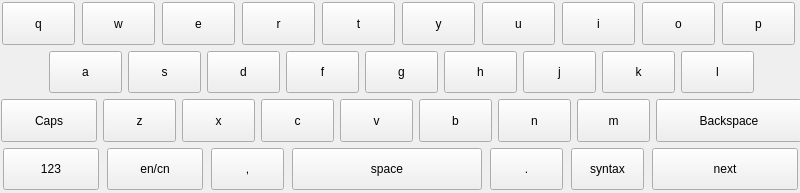
<?xml version="1.0" encoding="UTF-8"?>
<ui version="4.0">
 <class>KeyBoard</class>
 <widget class="QWidget" name="KeyBoard">
  <property name="geometry">
   <rect>
    <x>0</x>
    <y>0</y>
    <width>800</width>
    <height>193</height>
   </rect>
  </property>
  <property name="sizePolicy">
   <sizepolicy hsizetype="Maximum" vsizetype="Minimum">
    <horstretch>0</horstretch>
    <verstretch>0</verstretch>
   </sizepolicy>
  </property>
  <property name="minimumSize">
   <size>
    <width>800</width>
    <height>193</height>
   </size>
  </property>
  <property name="maximumSize">
   <size>
    <width>800</width>
    <height>230</height>
   </size>
  </property>
  <property name="windowTitle">
   <string>Form</string>
  </property>
  <widget class="QWidget" name="layoutWidget">
   <property name="geometry">
    <rect>
     <x>1</x>
     <y>2</y>
     <width>801</width>
     <height>188</height>
    </rect>
   </property>
   <layout class="QVBoxLayout" name="verticalLayout">
    <item>
     <layout class="QHBoxLayout" name="horizontalLayout">
      <item>
       <widget class="QPushButton" name="key_00">
        <property name="sizePolicy">
         <sizepolicy hsizetype="Preferred" vsizetype="Fixed">
          <horstretch>0</horstretch>
          <verstretch>0</verstretch>
         </sizepolicy>
        </property>
        <property name="minimumSize">
         <size>
          <width>70</width>
          <height>40</height>
         </size>
        </property>
        <property name="maximumSize">
         <size>
          <width>73</width>
          <height>45</height>
         </size>
        </property>
        <property name="text">
         <string>q</string>
        </property>
        <property name="default">
         <bool>false</bool>
        </property>
        <property name="flat">
         <bool>false</bool>
        </property>
       </widget>
      </item>
      <item>
       <widget class="QPushButton" name="key_01">
        <property name="sizePolicy">
         <sizepolicy hsizetype="Preferred" vsizetype="Fixed">
          <horstretch>0</horstretch>
          <verstretch>0</verstretch>
         </sizepolicy>
        </property>
        <property name="minimumSize">
         <size>
          <width>70</width>
          <height>40</height>
         </size>
        </property>
        <property name="maximumSize">
         <size>
          <width>73</width>
          <height>45</height>
         </size>
        </property>
        <property name="text">
         <string>w</string>
        </property>
       </widget>
      </item>
      <item>
       <widget class="QPushButton" name="key_02">
        <property name="sizePolicy">
         <sizepolicy hsizetype="Preferred" vsizetype="Fixed">
          <horstretch>0</horstretch>
          <verstretch>0</verstretch>
         </sizepolicy>
        </property>
        <property name="minimumSize">
         <size>
          <width>70</width>
          <height>40</height>
         </size>
        </property>
        <property name="maximumSize">
         <size>
          <width>73</width>
          <height>45</height>
         </size>
        </property>
        <property name="text">
         <string>e</string>
        </property>
       </widget>
      </item>
      <item>
       <widget class="QPushButton" name="key_03">
        <property name="sizePolicy">
         <sizepolicy hsizetype="Preferred" vsizetype="Fixed">
          <horstretch>0</horstretch>
          <verstretch>0</verstretch>
         </sizepolicy>
        </property>
        <property name="minimumSize">
         <size>
          <width>70</width>
          <height>40</height>
         </size>
        </property>
        <property name="maximumSize">
         <size>
          <width>73</width>
          <height>45</height>
         </size>
        </property>
        <property name="text">
         <string>r</string>
        </property>
       </widget>
      </item>
      <item>
       <widget class="QPushButton" name="key_04">
        <property name="sizePolicy">
         <sizepolicy hsizetype="Preferred" vsizetype="Fixed">
          <horstretch>0</horstretch>
          <verstretch>0</verstretch>
         </sizepolicy>
        </property>
        <property name="minimumSize">
         <size>
          <width>70</width>
          <height>40</height>
         </size>
        </property>
        <property name="maximumSize">
         <size>
          <width>73</width>
          <height>45</height>
         </size>
        </property>
        <property name="text">
         <string>t</string>
        </property>
       </widget>
      </item>
      <item>
       <widget class="QPushButton" name="key_05">
        <property name="sizePolicy">
         <sizepolicy hsizetype="Preferred" vsizetype="Fixed">
          <horstretch>0</horstretch>
          <verstretch>0</verstretch>
         </sizepolicy>
        </property>
        <property name="minimumSize">
         <size>
          <width>70</width>
          <height>40</height>
         </size>
        </property>
        <property name="maximumSize">
         <size>
          <width>73</width>
          <height>45</height>
         </size>
        </property>
        <property name="text">
         <string>y</string>
        </property>
       </widget>
      </item>
      <item>
       <widget class="QPushButton" name="key_06">
        <property name="sizePolicy">
         <sizepolicy hsizetype="Preferred" vsizetype="Fixed">
          <horstretch>0</horstretch>
          <verstretch>0</verstretch>
         </sizepolicy>
        </property>
        <property name="minimumSize">
         <size>
          <width>70</width>
          <height>40</height>
         </size>
        </property>
        <property name="maximumSize">
         <size>
          <width>73</width>
          <height>45</height>
         </size>
        </property>
        <property name="text">
         <string>u</string>
        </property>
       </widget>
      </item>
      <item>
       <widget class="QPushButton" name="key_07">
        <property name="sizePolicy">
         <sizepolicy hsizetype="Preferred" vsizetype="Fixed">
          <horstretch>0</horstretch>
          <verstretch>0</verstretch>
         </sizepolicy>
        </property>
        <property name="minimumSize">
         <size>
          <width>70</width>
          <height>40</height>
         </size>
        </property>
        <property name="maximumSize">
         <size>
          <width>73</width>
          <height>45</height>
         </size>
        </property>
        <property name="text">
         <string>i</string>
        </property>
       </widget>
      </item>
      <item>
       <widget class="QPushButton" name="key_08">
        <property name="sizePolicy">
         <sizepolicy hsizetype="Preferred" vsizetype="Fixed">
          <horstretch>0</horstretch>
          <verstretch>0</verstretch>
         </sizepolicy>
        </property>
        <property name="minimumSize">
         <size>
          <width>70</width>
          <height>40</height>
         </size>
        </property>
        <property name="maximumSize">
         <size>
          <width>73</width>
          <height>45</height>
         </size>
        </property>
        <property name="text">
         <string>o</string>
        </property>
       </widget>
      </item>
      <item>
       <widget class="QPushButton" name="key_09">
        <property name="sizePolicy">
         <sizepolicy hsizetype="Preferred" vsizetype="Fixed">
          <horstretch>0</horstretch>
          <verstretch>0</verstretch>
         </sizepolicy>
        </property>
        <property name="minimumSize">
         <size>
          <width>70</width>
          <height>40</height>
         </size>
        </property>
        <property name="maximumSize">
         <size>
          <width>73</width>
          <height>45</height>
         </size>
        </property>
        <property name="text">
         <string>p</string>
        </property>
       </widget>
      </item>
     </layout>
    </item>
    <item>
     <layout class="QHBoxLayout" name="horizontalLayout_2">
      <item>
       <spacer name="horizontalSpacer">
        <property name="orientation">
         <enum>Qt::Horizontal</enum>
        </property>
        <property name="sizeHint" stdset="0">
         <size>
          <width>40</width>
          <height>20</height>
         </size>
        </property>
       </spacer>
      </item>
      <item>
       <widget class="QPushButton" name="key_10">
        <property name="sizePolicy">
         <sizepolicy hsizetype="Expanding" vsizetype="Fixed">
          <horstretch>0</horstretch>
          <verstretch>0</verstretch>
         </sizepolicy>
        </property>
        <property name="minimumSize">
         <size>
          <width>70</width>
          <height>40</height>
         </size>
        </property>
        <property name="maximumSize">
         <size>
          <width>73</width>
          <height>45</height>
         </size>
        </property>
        <property name="text">
         <string>a</string>
        </property>
       </widget>
      </item>
      <item>
       <widget class="QPushButton" name="key_11">
        <property name="sizePolicy">
         <sizepolicy hsizetype="Expanding" vsizetype="Fixed">
          <horstretch>0</horstretch>
          <verstretch>0</verstretch>
         </sizepolicy>
        </property>
        <property name="minimumSize">
         <size>
          <width>70</width>
          <height>40</height>
         </size>
        </property>
        <property name="maximumSize">
         <size>
          <width>73</width>
          <height>45</height>
         </size>
        </property>
        <property name="text">
         <string>s</string>
        </property>
       </widget>
      </item>
      <item>
       <widget class="QPushButton" name="key_12">
        <property name="sizePolicy">
         <sizepolicy hsizetype="Expanding" vsizetype="Fixed">
          <horstretch>0</horstretch>
          <verstretch>0</verstretch>
         </sizepolicy>
        </property>
        <property name="minimumSize">
         <size>
          <width>70</width>
          <height>40</height>
         </size>
        </property>
        <property name="maximumSize">
         <size>
          <width>73</width>
          <height>45</height>
         </size>
        </property>
        <property name="text">
         <string>d</string>
        </property>
       </widget>
      </item>
      <item>
       <widget class="QPushButton" name="key_13">
        <property name="sizePolicy">
         <sizepolicy hsizetype="Expanding" vsizetype="Fixed">
          <horstretch>0</horstretch>
          <verstretch>0</verstretch>
         </sizepolicy>
        </property>
        <property name="minimumSize">
         <size>
          <width>70</width>
          <height>40</height>
         </size>
        </property>
        <property name="maximumSize">
         <size>
          <width>73</width>
          <height>45</height>
         </size>
        </property>
        <property name="text">
         <string>f</string>
        </property>
       </widget>
      </item>
      <item>
       <widget class="QPushButton" name="key_14">
        <property name="sizePolicy">
         <sizepolicy hsizetype="Expanding" vsizetype="Fixed">
          <horstretch>0</horstretch>
          <verstretch>0</verstretch>
         </sizepolicy>
        </property>
        <property name="minimumSize">
         <size>
          <width>70</width>
          <height>40</height>
         </size>
        </property>
        <property name="maximumSize">
         <size>
          <width>73</width>
          <height>45</height>
         </size>
        </property>
        <property name="text">
         <string>g</string>
        </property>
       </widget>
      </item>
      <item>
       <widget class="QPushButton" name="key_15">
        <property name="sizePolicy">
         <sizepolicy hsizetype="Expanding" vsizetype="Fixed">
          <horstretch>0</horstretch>
          <verstretch>0</verstretch>
         </sizepolicy>
        </property>
        <property name="minimumSize">
         <size>
          <width>70</width>
          <height>40</height>
         </size>
        </property>
        <property name="maximumSize">
         <size>
          <width>73</width>
          <height>45</height>
         </size>
        </property>
        <property name="text">
         <string>h</string>
        </property>
       </widget>
      </item>
      <item>
       <widget class="QPushButton" name="key_16">
        <property name="sizePolicy">
         <sizepolicy hsizetype="Expanding" vsizetype="Fixed">
          <horstretch>0</horstretch>
          <verstretch>0</verstretch>
         </sizepolicy>
        </property>
        <property name="minimumSize">
         <size>
          <width>70</width>
          <height>40</height>
         </size>
        </property>
        <property name="maximumSize">
         <size>
          <width>73</width>
          <height>45</height>
         </size>
        </property>
        <property name="text">
         <string>j</string>
        </property>
       </widget>
      </item>
      <item>
       <widget class="QPushButton" name="key_17">
        <property name="sizePolicy">
         <sizepolicy hsizetype="Expanding" vsizetype="Fixed">
          <horstretch>0</horstretch>
          <verstretch>0</verstretch>
         </sizepolicy>
        </property>
        <property name="minimumSize">
         <size>
          <width>70</width>
          <height>40</height>
         </size>
        </property>
        <property name="maximumSize">
         <size>
          <width>73</width>
          <height>45</height>
         </size>
        </property>
        <property name="text">
         <string>k</string>
        </property>
       </widget>
      </item>
      <item>
       <widget class="QPushButton" name="key_18">
        <property name="sizePolicy">
         <sizepolicy hsizetype="Expanding" vsizetype="Fixed">
          <horstretch>0</horstretch>
          <verstretch>0</verstretch>
         </sizepolicy>
        </property>
        <property name="minimumSize">
         <size>
          <width>70</width>
          <height>40</height>
         </size>
        </property>
        <property name="maximumSize">
         <size>
          <width>73</width>
          <height>45</height>
         </size>
        </property>
        <property name="text">
         <string>l</string>
        </property>
       </widget>
      </item>
      <item>
       <spacer name="horizontalSpacer_2">
        <property name="orientation">
         <enum>Qt::Horizontal</enum>
        </property>
        <property name="sizeHint" stdset="0">
         <size>
          <width>40</width>
          <height>20</height>
         </size>
        </property>
       </spacer>
      </item>
     </layout>
    </item>
    <item>
     <layout class="QHBoxLayout" name="horizontalLayout_3">
      <item>
       <widget class="QPushButton" name="key_20">
        <property name="sizePolicy">
         <sizepolicy hsizetype="Expanding" vsizetype="Fixed">
          <horstretch>0</horstretch>
          <verstretch>0</verstretch>
         </sizepolicy>
        </property>
        <property name="minimumSize">
         <size>
          <width>90</width>
          <height>40</height>
         </size>
        </property>
        <property name="maximumSize">
         <size>
          <width>96</width>
          <height>45</height>
         </size>
        </property>
        <property name="text">
         <string>Caps</string>
        </property>
       </widget>
      </item>
      <item>
       <widget class="QPushButton" name="key_21">
        <property name="sizePolicy">
         <sizepolicy hsizetype="Expanding" vsizetype="Fixed">
          <horstretch>0</horstretch>
          <verstretch>0</verstretch>
         </sizepolicy>
        </property>
        <property name="minimumSize">
         <size>
          <width>70</width>
          <height>40</height>
         </size>
        </property>
        <property name="maximumSize">
         <size>
          <width>73</width>
          <height>45</height>
         </size>
        </property>
        <property name="text">
         <string>z</string>
        </property>
       </widget>
      </item>
      <item>
       <widget class="QPushButton" name="key_22">
        <property name="sizePolicy">
         <sizepolicy hsizetype="Expanding" vsizetype="Fixed">
          <horstretch>0</horstretch>
          <verstretch>0</verstretch>
         </sizepolicy>
        </property>
        <property name="minimumSize">
         <size>
          <width>70</width>
          <height>40</height>
         </size>
        </property>
        <property name="maximumSize">
         <size>
          <width>73</width>
          <height>45</height>
         </size>
        </property>
        <property name="text">
         <string>x</string>
        </property>
       </widget>
      </item>
      <item>
       <widget class="QPushButton" name="key_23">
        <property name="sizePolicy">
         <sizepolicy hsizetype="Expanding" vsizetype="Fixed">
          <horstretch>0</horstretch>
          <verstretch>0</verstretch>
         </sizepolicy>
        </property>
        <property name="minimumSize">
         <size>
          <width>70</width>
          <height>40</height>
         </size>
        </property>
        <property name="maximumSize">
         <size>
          <width>73</width>
          <height>45</height>
         </size>
        </property>
        <property name="text">
         <string>c</string>
        </property>
       </widget>
      </item>
      <item>
       <widget class="QPushButton" name="key_24">
        <property name="sizePolicy">
         <sizepolicy hsizetype="Expanding" vsizetype="Fixed">
          <horstretch>0</horstretch>
          <verstretch>0</verstretch>
         </sizepolicy>
        </property>
        <property name="minimumSize">
         <size>
          <width>70</width>
          <height>40</height>
         </size>
        </property>
        <property name="maximumSize">
         <size>
          <width>73</width>
          <height>45</height>
         </size>
        </property>
        <property name="text">
         <string>v</string>
        </property>
       </widget>
      </item>
      <item>
       <widget class="QPushButton" name="key_25">
        <property name="sizePolicy">
         <sizepolicy hsizetype="Expanding" vsizetype="Fixed">
          <horstretch>0</horstretch>
          <verstretch>0</verstretch>
         </sizepolicy>
        </property>
        <property name="minimumSize">
         <size>
          <width>70</width>
          <height>40</height>
         </size>
        </property>
        <property name="maximumSize">
         <size>
          <width>73</width>
          <height>45</height>
         </size>
        </property>
        <property name="text">
         <string>b</string>
        </property>
       </widget>
      </item>
      <item>
       <widget class="QPushButton" name="key_26">
        <property name="sizePolicy">
         <sizepolicy hsizetype="Expanding" vsizetype="Fixed">
          <horstretch>0</horstretch>
          <verstretch>0</verstretch>
         </sizepolicy>
        </property>
        <property name="minimumSize">
         <size>
          <width>70</width>
          <height>40</height>
         </size>
        </property>
        <property name="maximumSize">
         <size>
          <width>73</width>
          <height>45</height>
         </size>
        </property>
        <property name="text">
         <string>n</string>
        </property>
       </widget>
      </item>
      <item>
       <widget class="QPushButton" name="key_27">
        <property name="sizePolicy">
         <sizepolicy hsizetype="Expanding" vsizetype="Fixed">
          <horstretch>0</horstretch>
          <verstretch>0</verstretch>
         </sizepolicy>
        </property>
        <property name="minimumSize">
         <size>
          <width>70</width>
          <height>40</height>
         </size>
        </property>
        <property name="maximumSize">
         <size>
          <width>73</width>
          <height>45</height>
         </size>
        </property>
        <property name="text">
         <string>m</string>
        </property>
       </widget>
      </item>
      <item>
       <widget class="QPushButton" name="key_28">
        <property name="sizePolicy">
         <sizepolicy hsizetype="Maximum" vsizetype="Fixed">
          <horstretch>0</horstretch>
          <verstretch>0</verstretch>
         </sizepolicy>
        </property>
        <property name="minimumSize">
         <size>
          <width>140</width>
          <height>40</height>
         </size>
        </property>
        <property name="maximumSize">
         <size>
          <width>146</width>
          <height>45</height>
         </size>
        </property>
        <property name="text">
         <string>Backspace</string>
        </property>
       </widget>
      </item>
     </layout>
    </item>
    <item>
     <layout class="QHBoxLayout" name="horizontalLayout_4">
      <item>
       <widget class="QPushButton" name="key_30">
        <property name="sizePolicy">
         <sizepolicy hsizetype="Expanding" vsizetype="Fixed">
          <horstretch>0</horstretch>
          <verstretch>0</verstretch>
         </sizepolicy>
        </property>
        <property name="minimumSize">
         <size>
          <width>90</width>
          <height>40</height>
         </size>
        </property>
        <property name="maximumSize">
         <size>
          <width>96</width>
          <height>45</height>
         </size>
        </property>
        <property name="text">
         <string>123</string>
        </property>
       </widget>
      </item>
      <item>
       <widget class="QPushButton" name="key_31">
        <property name="sizePolicy">
         <sizepolicy hsizetype="Expanding" vsizetype="Fixed">
          <horstretch>0</horstretch>
          <verstretch>0</verstretch>
         </sizepolicy>
        </property>
        <property name="minimumSize">
         <size>
          <width>90</width>
          <height>40</height>
         </size>
        </property>
        <property name="maximumSize">
         <size>
          <width>96</width>
          <height>45</height>
         </size>
        </property>
        <property name="text">
         <string>en/cn</string>
        </property>
       </widget>
      </item>
      <item>
       <widget class="QPushButton" name="key_32">
        <property name="sizePolicy">
         <sizepolicy hsizetype="Expanding" vsizetype="Fixed">
          <horstretch>0</horstretch>
          <verstretch>0</verstretch>
         </sizepolicy>
        </property>
        <property name="minimumSize">
         <size>
          <width>70</width>
          <height>40</height>
         </size>
        </property>
        <property name="maximumSize">
         <size>
          <width>73</width>
          <height>45</height>
         </size>
        </property>
        <property name="text">
         <string>,</string>
        </property>
       </widget>
      </item>
      <item>
       <widget class="QPushButton" name="key_33">
        <property name="sizePolicy">
         <sizepolicy hsizetype="Expanding" vsizetype="Fixed">
          <horstretch>0</horstretch>
          <verstretch>0</verstretch>
         </sizepolicy>
        </property>
        <property name="minimumSize">
         <size>
          <width>190</width>
          <height>40</height>
         </size>
        </property>
        <property name="maximumSize">
         <size>
          <width>73</width>
          <height>45</height>
         </size>
        </property>
        <property name="text">
         <string>space</string>
        </property>
       </widget>
      </item>
      <item>
       <widget class="QPushButton" name="key_34">
        <property name="sizePolicy">
         <sizepolicy hsizetype="Expanding" vsizetype="Fixed">
          <horstretch>0</horstretch>
          <verstretch>0</verstretch>
         </sizepolicy>
        </property>
        <property name="minimumSize">
         <size>
          <width>70</width>
          <height>40</height>
         </size>
        </property>
        <property name="maximumSize">
         <size>
          <width>73</width>
          <height>45</height>
         </size>
        </property>
        <property name="text">
         <string>.</string>
        </property>
       </widget>
      </item>
      <item>
       <widget class="QPushButton" name="key_35">
        <property name="sizePolicy">
         <sizepolicy hsizetype="Expanding" vsizetype="Fixed">
          <horstretch>0</horstretch>
          <verstretch>0</verstretch>
         </sizepolicy>
        </property>
        <property name="minimumSize">
         <size>
          <width>70</width>
          <height>40</height>
         </size>
        </property>
        <property name="maximumSize">
         <size>
          <width>73</width>
          <height>45</height>
         </size>
        </property>
        <property name="text">
         <string>syntax</string>
        </property>
       </widget>
      </item>
      <item>
       <widget class="QPushButton" name="key_36">
        <property name="sizePolicy">
         <sizepolicy hsizetype="Expanding" vsizetype="Fixed">
          <horstretch>0</horstretch>
          <verstretch>0</verstretch>
         </sizepolicy>
        </property>
        <property name="minimumSize">
         <size>
          <width>140</width>
          <height>40</height>
         </size>
        </property>
        <property name="maximumSize">
         <size>
          <width>146</width>
          <height>45</height>
         </size>
        </property>
        <property name="text">
         <string>next</string>
        </property>
       </widget>
      </item>
     </layout>
    </item>
   </layout>
  </widget>
 </widget>
 <resources/>
 <connections/>
</ui>
